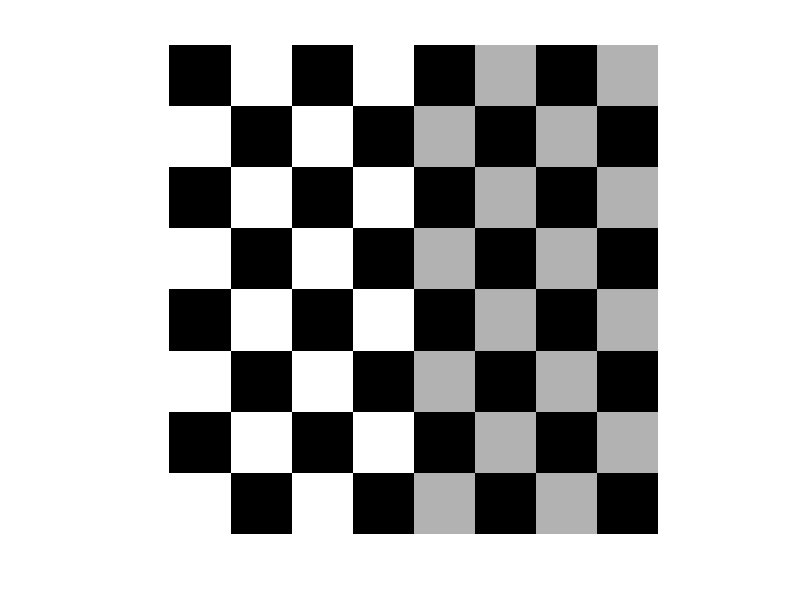
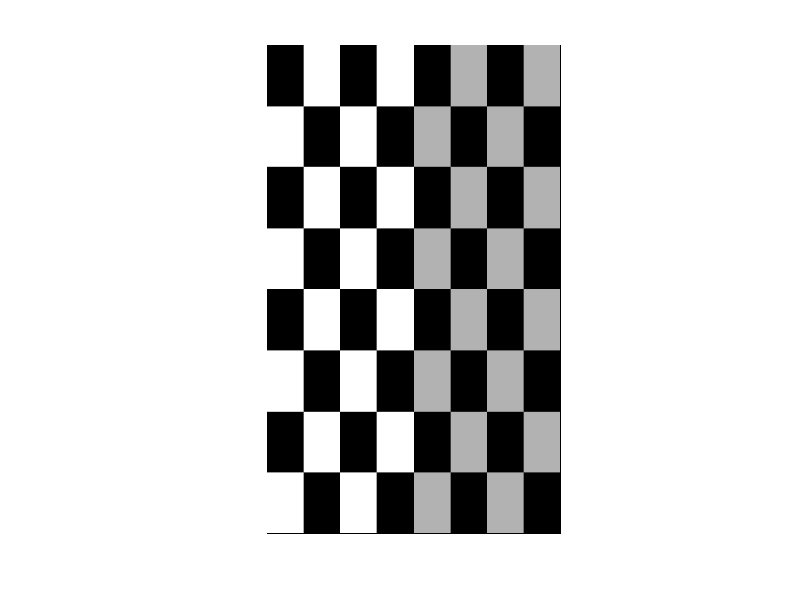
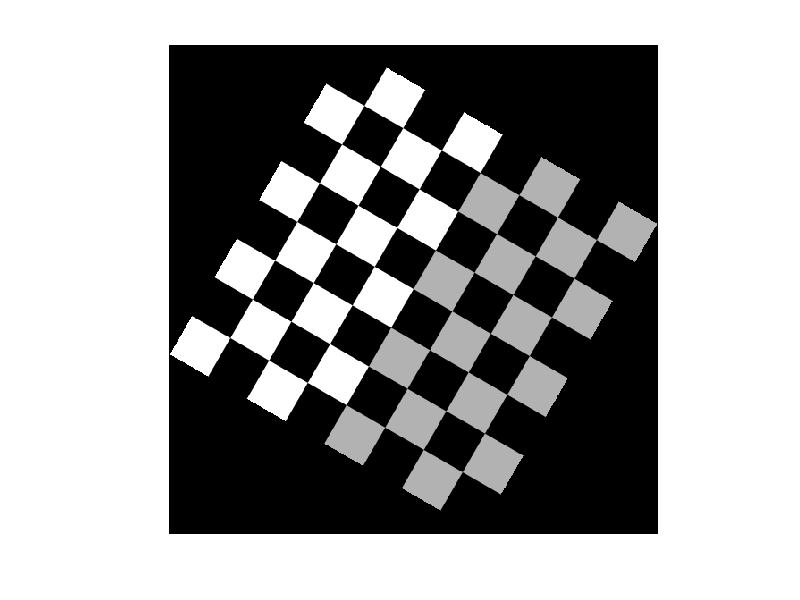
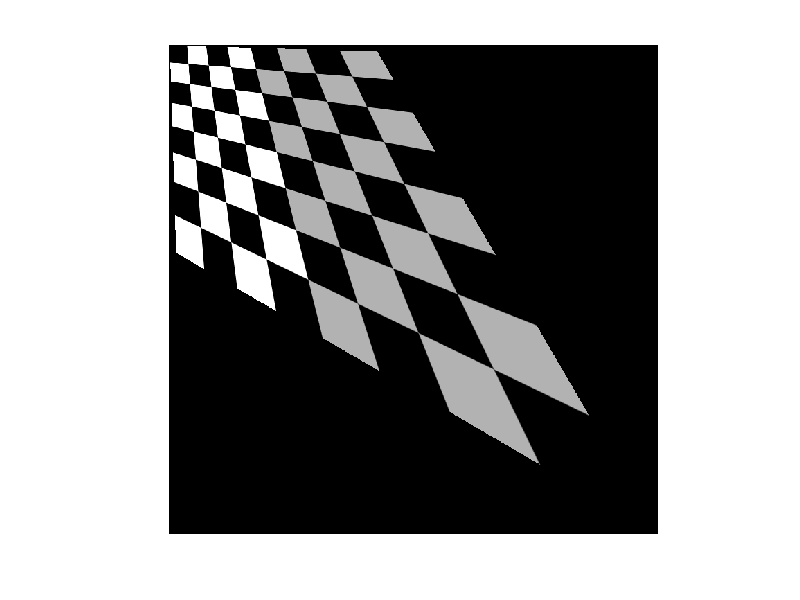

Recreate these plots in MATLAB, in order.
f = checkerboard(50);
imshow(f);
sx = 0.75;
sy = 1.25;

T = [sx 0 0
    0 sy 0
    0 0 1];

t1 = maketform('affine', T);
g1 = imtransform(f, t1);

figure, imshow(g1);

theta = pi/6;
T2 = [cos(theta) sin(theta) 0
    -sin(theta) cos(theta) 0
    0 0 1];

t2 = maketform('affine', T2);
g2 = imtransform(f, t2);
figure, imshow(g2);

T3 = [0.4788 0.0135 -0.0009
    0.0135 0.4788 -0.0009
    0.5059 0.5059 1.0000];

tform3 = maketform('projective', T3);
g3 = imtransform(f, tform3);
figure, imshow(g3);
